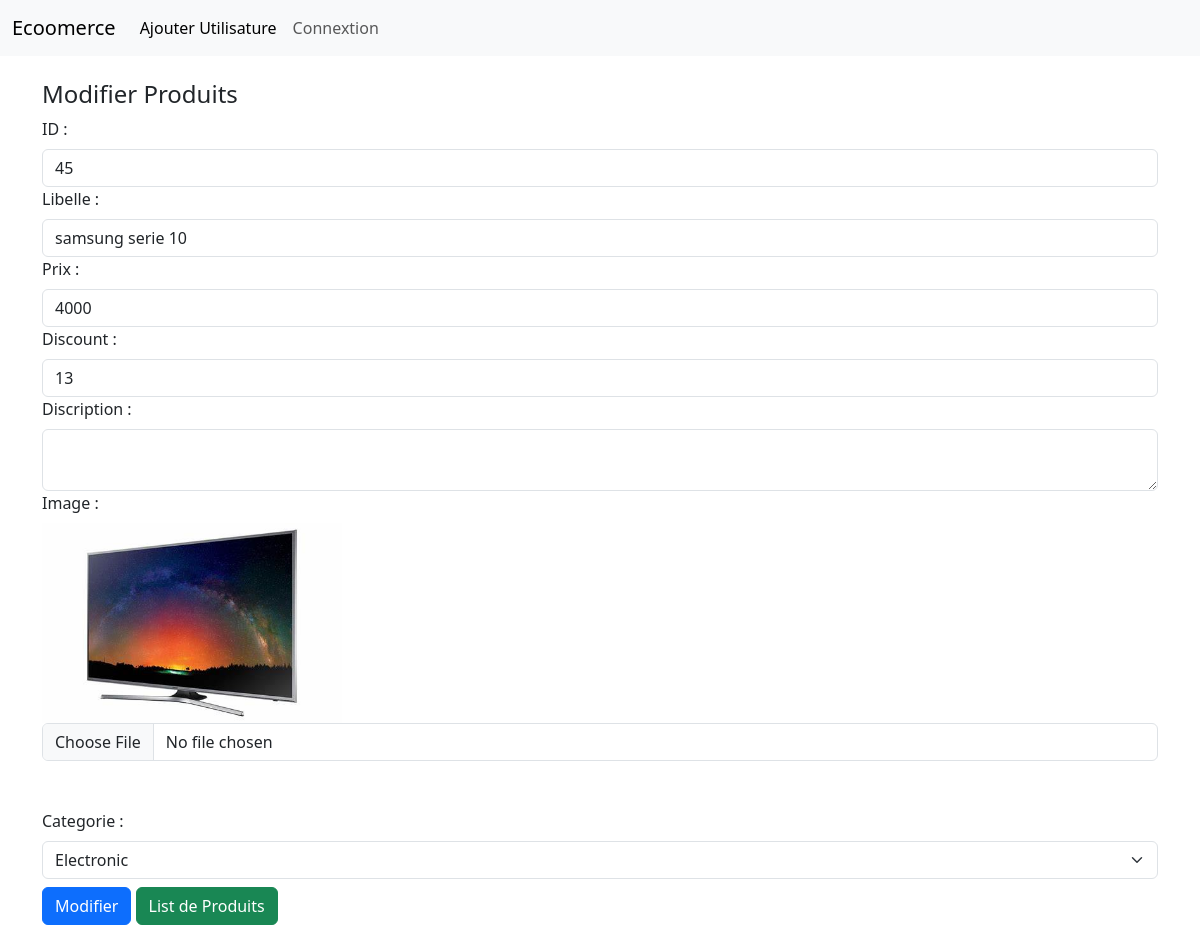
The page /modifier_produit.php?id=45 on the database its author committed.
### tables this page shows
CREATE TABLE `produit` (
  `id` int(11) NOT NULL,
  `libelle` varchar(200) NOT NULL,
  `Prix` decimal(10,0) NOT NULL,
  `Discount` int(11) NOT NULL,
  `id_categorie` int(11) NOT NULL,
  `date_creation` date NOT NULL DEFAULT current_timestamp(),
  `discription` varchar(255) NOT NULL,
  `image` varchar(200) NOT NULL
);

### modifier_produit.php (the view, shortened to what this page needs)
<!DOCTYPE html>
<html lang="en">
<head>
    <link href="https://cdn.jsdelivr.net/npm/bootstrap@5.3.3/dist/css/bootstrap.min.css" rel="stylesheet">
</head>
<body>
    <?php
     include_once "include/nav.php";
     require_once "include/database.php";
     $id = $_GET['id'];
     $sql = $pdo->prepare("SELECT * FROM produit where id=?");
     $sql->execute([$id]);
     $produits = $sql->fetch(PDO::FETCH_ASSOC);
            ?>
    <div class="container py-4">
            <form enctype="multipart/form-data" method="post">
                <h4>Modifier Produits </h4>
            <label class="form-label">ID :</label>
            <input readonly type="text" name="libelle" class="form-control" value="<?= $produits['id']?>">
            <label class="form-label">Libelle :</label>
            <input type="text" name="libelle" class="form-control" value="<?= $produits['libelle']?>">
            <label class="form-label">Prix :</label>
            <input type="number" name="prix" class="form-control" value="<?= $produits['Prix']?>" >
            <label class="form-label">Discount :</label>
            <input type="number" name="discount" class="form-control" min="0" max="90" value="<?= $produits['Discount']?>">
            <label class="form-label">Discription :</label>
            <textarea name="discription" class="form-control"><?= $produits['discription']?></textarea>
            <label class="form-label">Image :</label> <br>
            <img class="img img-fluid" src="upload/produit/<?php echo $produits['image']?>" width="300">
            <br>
            <input type="file" name="image" class="form-control" >
            <br>
            <br>
            <?php
                $categories= $pdo->query('SELECT * FROM catgorie')->fetchAll(PDO::FETCH_ASSOC) ;
            ?>
            <label class="form-label">Categorie :</label>
            <select name="categorie" class="form-select">
                <?php
                    foreach ($categories as $v) {
                        if ($produits['id_categorie'] == $v['id']) {
                            echo "<option selected value='".$v['id']."'>".$v['Libelle']."</option>";
                        }else {
                            echo "<option value='".$v['id']."'>".$v['Libelle']."</option>";
                        }
                }
                ?>
            </select>
            <input type="submit" value="Modifier" class="btn btn-primary my-2" name="modifier">
            <a href="produit.php" class="btn btn-success">List de Produits</a>
        </form>
    </div>
</body>
</html>

### rows shown on the page
produit: libelle "45", libelle "samsung serie 10", prix "4000", discount "13", image (picture)

### other values the page prints
form field categorie "Electronic"
